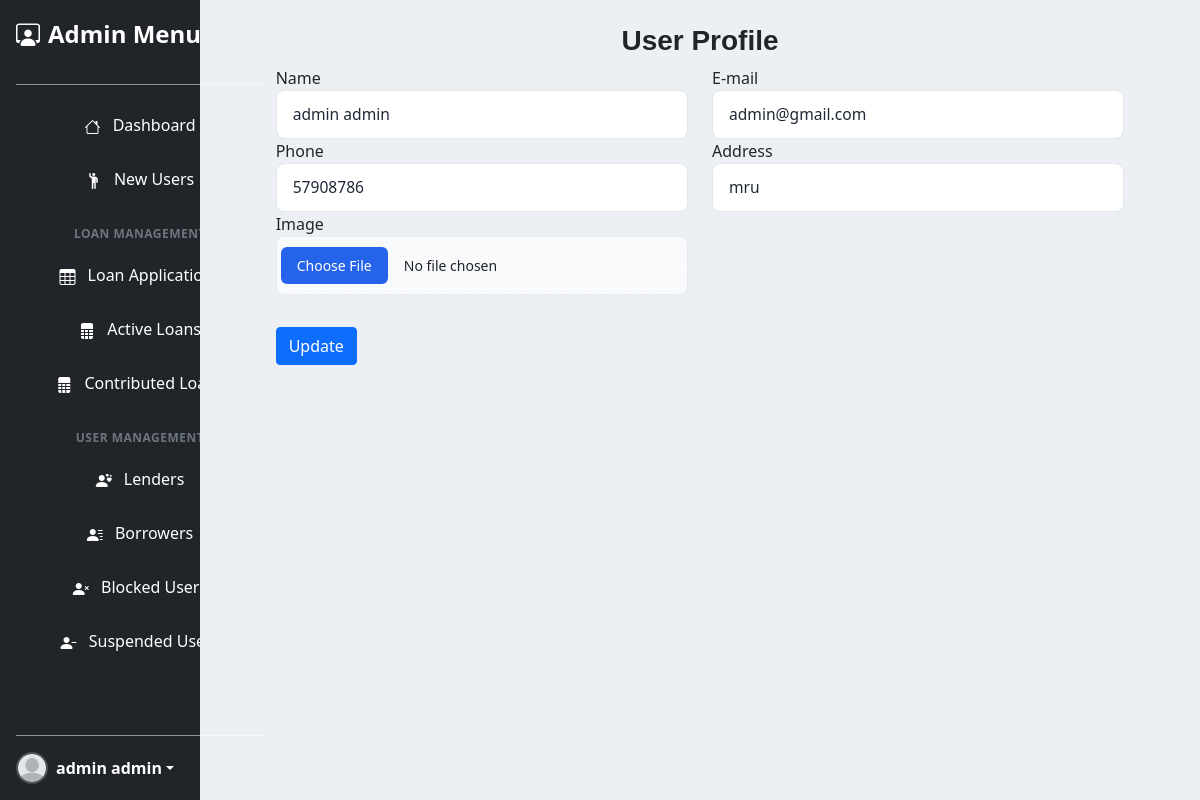
The app's page /Admin/profile.php (signed in) with its own data.
### tables this page shows
CREATE TABLE `users` (
  `id` int(11) NOT NULL,
  `name` varchar(255) DEFAULT NULL,
  `email` varchar(255) DEFAULT NULL,
  `password` varchar(255) DEFAULT NULL,
  `role` enum('borrower','lender','admin') DEFAULT NULL,
  `mobile` varchar(15) NOT NULL,
  `address` text NOT NULL,
  `image` varchar(255) DEFAULT NULL,
  `status` enum('active','inactive','blocked','suspend') DEFAULT NULL,
  `user_verfied` text DEFAULT NULL,
  `reset_token` text DEFAULT NULL,
  `reset_token_expiry` datetime DEFAULT NULL,
  `created_at` datetime DEFAULT current_timestamp(),
  `updated_at` timestamp NOT NULL DEFAULT current_timestamp() ON UPDATE current_timestamp(),
  `stripe_account_id` varchar(255) DEFAULT NULL
);

### Classes/User.php (called while the page is built, shortened)
<?php
class User
{
    public function __construct($id = null, $name = null, $email = null, $password = null, $role = null, $mobile = null, $address = null, $image = null, $status = null)
    {
        $this->name = $name;
        $this->email = $email;
        $this->mobile = $mobile;
        $this->address = $address;
    }
    public static function find($id)
    {
        try {
            $db = Database::getConnection();
            $query = "SELECT * FROM users WHERE id = ?";
            $stmt = $db->prepare($query);
            $stmt->bind_param("i", $id);
            $stmt->execute();
            $result = $stmt->get_result();
            $data = $result->fetch_assoc();
            return $data ? new self($data['id'], $data['name'], $data['email'], $data['password'], $data['role'], $data['mobile'], $data['address'], $data['image'], $data['status']) : null;
        } catch (Exception $e) {
            error_log("Error finding user: " . $e->getMessage());
            echo "Error: " . $e->getMessage();
        }
    }
}
?>

### Admin/profile.php (the view, shortened to what this page needs)
<?php
require_once '../Classes/User.php';
$id = $_SESSION['user_id'];
$user = User::find($id);
?>
<?php
include_once('Layout/head.php');
include_once('Layout/sidebar.php');
?>
<div class="col-md-10 pb-5" style="background-color: #ECF0F4;">
    <div class="row text-center">
    </div>
    <div class="title text-center">
        <h2 class="h3 fw-bold mt-3 " style="font-family: sans-serif;">
            User Profile
        </h2>
    </div>
    <div class="container-fluid">
        <div class="row mt-2 d-flex justify-content-center">
            <div class="col-lg-11 col-md-11 col-sm-11">
                <form action="" method="post" enctype="multipart/form-data">
                    <div class="row">
                        <div class="col-6">
                            <label for="">Name</label>
                            <input type="text" class="form-control" name="name"
                                value="<?php echo htmlspecialchars($user->name) ?>" id="">
                        </div>
                        <div class="col-6">
                            <label for="">E-mail</label>
                            <input type="text" class="form-control" name="email"
                                value="<?php echo htmlspecialchars($user->email) ?>" id="">
                        </div>
                        <div class="col-6">
                            <label for="">Phone</label>
                            <input type="text" class="form-control" name="phone"
                                value="<?php echo htmlspecialchars($user->mobile) ?>" id="">
                        </div>
                        <div class="col-6">
                            <label for="">Address</label>
                            <input type="text" class="form-control" name="address"
                                value="<?php echo htmlspecialchars($user->address) ?>" id="">
                        </div>
                        <div class="col-6">
                            <label for="">Image</label>
                            <input type="file" class="form-control" name="image" id="">
                        </div>
                        <div class="col-6"></div>
                        <div class="col-6">
                        </div>
                    </div>
                    <div class="row mt-2">
                        <div class="col-2">
                            <input type="submit" name="profileUpdate" class="btn btn-primary" value="Update">
                        </div>
                    </div>
                </form>
            </div>
        </div>
    </div>
</div>
</div>
</div>
<?php
include_once('Layout/footer.php');
?>

### Assets/Styles/style.css (style rules this page uses)
* { margin: 0; padding: 0; box-sizing: border-box; }
html, body { width: 100%; height: 100%; margin: 0; padding: 0; overflow-x: hidden; background-color: #f1f9ff !important; color: #0d6efd; font-family: Arial, sans-serif; }
.form-control, input[type="text"], input[type="email"], input[type="password"], input[type="number"], select, textarea { background-color: #ffffff; border: 1.5px solid #e5e7eb; border-radius: 0.5rem; color: #1f2937; font-size: 0.975rem; line-height: 1.5; padding: 0.75rem 1rem; transition: all 0.2s ease; width: 100%; }
input[type="file"] { background-color: #f9fafb; border: 1.5px dashed #e5e7eb; border-radius: 0.5rem; cursor: pointer; font-size: 0.875rem; padding: 1rem; transition: all 0.2s ease; }

### Assets/Styles/sidebars.css (style rules this page uses)
body { min-height: 100vh; min-height: -webkit-fill-available; }
html { height: -webkit-fill-available; }

### records on screen
users: name "admin admin", email "admin@gmail.com", phone "57908786", address "mru"

### other values on screen
$_SESSION['user_name'] "admin admin"
